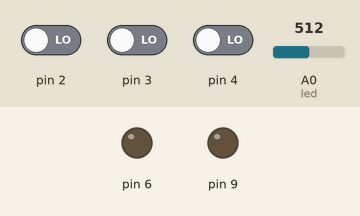
A sketch run on a simulated Arduino Uno, built with avr-gcc and run on an emulated ATmega328P. Shown: output pins drawn as LEDs (lit = HIGH). The inputs (shaded band) are chosen by the test bench; at power-on: pin 2 LOW, A0 (led) = 512, pin 3 LOW, pin 4 LOW.

Above: at 1.2 s.
1.3 s: pin 2 driven HIGH
At 1.6 s:
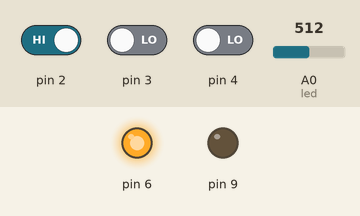
4.3 s: A0 (led) set to 716
At 5.9 s:
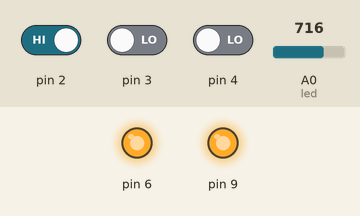
6.8 s: A0 (led) set to 511
At 8.6 s:
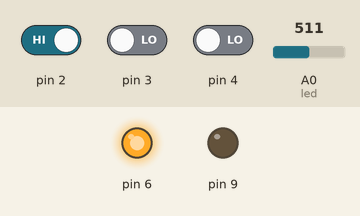
9.8 s: A0 (led) set to 528
At 11.7 s:
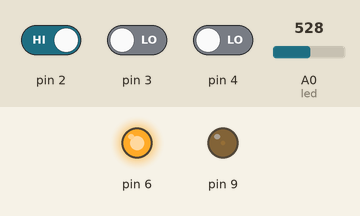
12.8 s: A0 (led) set to 628
At 14.4 s:
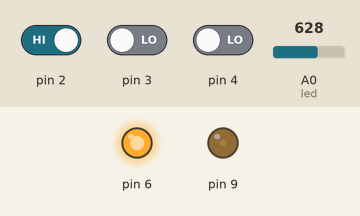
15.8 s: A0 (led) set to 659
At 18.7 s:
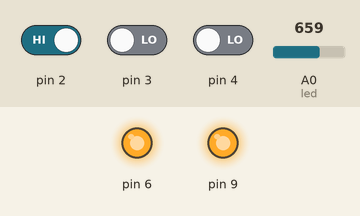
Timing chart, 0 to 19.8 s (numbered marks = the images above; inputs shaded):
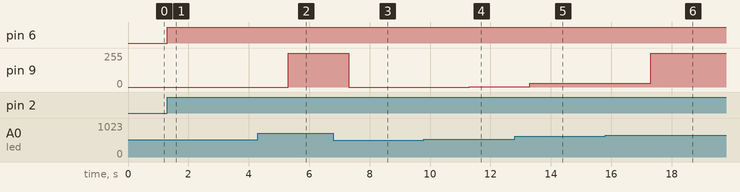

The sketch:

mycode1.ino
```cpp
//changing brightness of RGB led
void setup() {
  }
 int a;
 void loop() {
int x=digitalRead(2);
int y=digitalRead(3);
int z=digitalRead(4);
int a=analogRead(A0);
if(x==1){
  ledon(9);//9
      }
 if(y==1){
  ledon(10);//10
  }
   if(z==1){
  ledon(11);//11
    }
    if(a==0&(x==1||y==1||z==1)){
      closee(9,10,11);
      }
  }


void closee(int p,int q,int r){
  analogWrite(p,0);
  analogWrite(q,0);
  analogWrite(r,0);
  }


  void ledon(int t){

  analogWrite(6,255);
  delay(2000);
  a=analogRead(A0);
  analogWrite(6,0);
  int val=a*255/1023;
  analogWrite(t,val);
    }
```

Measured:
- the behaviour switches between 642 and 643 on A0 (led) (found by bisection; images 5 and 6)
- after the input at 1.3 s, pin 6: LOW → HIGH at once
- after the input at 4.3 s, pin 9: 0/255 → 255/255 after 1.0 s
- after the input at 6.8 s, pin 9: 255/255 → 0/255 after 0.50 s
- after the input at 9.8 s, pin 9: 0/255 → 3/255 after 1.5 s
- after the input at 12.8 s, pin 9: 3/255 → 28/255 after 0.50 s
- after the input at 15.8 s, pin 9: 28/255 → 255/255 after 1.5 s
